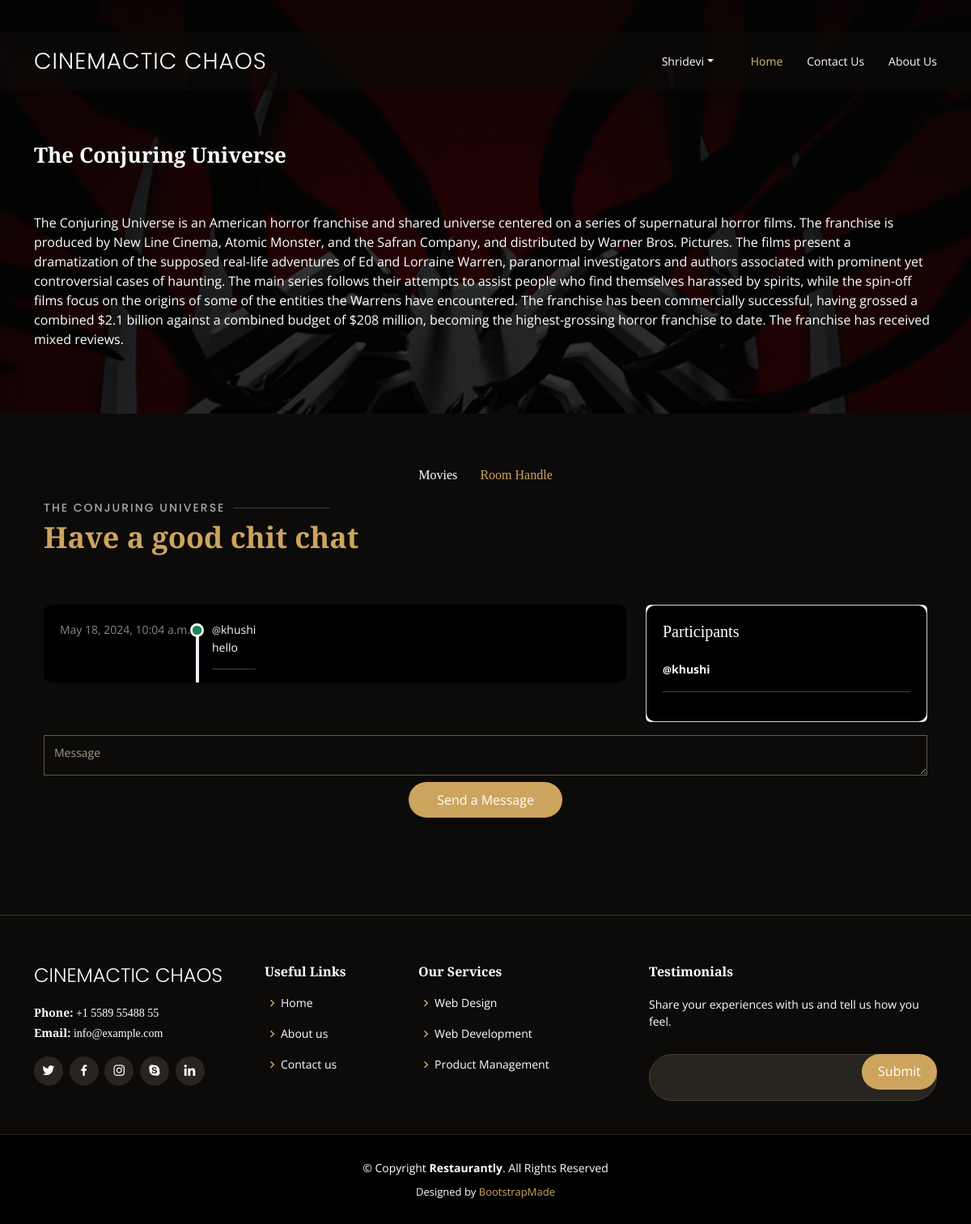
The app's page /chat-room/9/ (signed in) with its own data.
### base/models.py (models this page shows, shortened)
class Universe(models.Model):
    name = models.CharField(max_length=200)
    total_movies = models.PositiveIntegerField()
    description = models.TextField(null = True)
    genres = models.ManyToManyField('Genre',related_name='type')
    rating = models.PositiveIntegerField(validators=[MaxValueValidator(5)],null=True)
    image = models.ImageField(upload_to='universe/img',null=True)
    participants = models.ManyToManyField(User, related_name='participants', blank=True)

class Message(models.Model):
    user = models.ForeignKey(User, on_delete=models.CASCADE)
    room = models.ForeignKey(Universe, on_delete=models.CASCADE)
    body = models.TextField()
    updated = models.DateTimeField(auto_now=True)
    created = models.DateTimeField(auto_now_add=True)
    class Meta:
        ordering = ['-updated','-created']

### base/views.py (the view, shortened to what this page needs)
# urls.py: path('chat-room/<str:pk>/',views.chatroom,name="chat-room"),
@login_required(login_url='login')
def chatroom(request,pk):
    universe = Universe.objects.get(id=pk)
    room_messages = universe.message_set.all()
    participants = universe.participants.all()
    context = {'room_messages':room_messages,'universe':universe, 'participants':participants}
    return render(request,'base/chatroom.html',context)

### base/templates/base/chatroom.html (shortened to what this page needs)
{% extends 'main.html' %}
{% load static %}
{% block content %}
<section id="about" class="about">
    <div class="container" data-aos="fade-up">
        <div class="pt-5">
            <div class=" pt-5  order-2 order-lg-1 content">
                <h3>{{universe.name}}</h3>
                <div class="pt-5">
                    <p>
                        {{universe.description}}
                    </p>
                </div>
            </div>
        </div>
    </div>
</section>
<main id="main">
    <section id="menu" class="menu">
        <div class="container" data-aos="fade-up">
            <div class="row" data-aos="fade-up" data-aos-delay="100">
                <div class="col-lg-12 d-flex justify-content-center">
                    <ul id="menu-flters">
                        <a href="{% url 'movies' universe.id %}">
                            <li class="filter-starter">Movies</li>
                        </a>
                            <li class="filter-active">Room Handle</li>
                    </ul>
                </div>
            </div>
            <section id="book-a-table" class="book-a-table pt-2">
                <div class="container" data-aos="fade-up">
                    <div class="section-title">
                        <h2>{{universe.name}}</h2>
                        <p>Have a good chit chat</p>
                    </div>
                    <div class="row pt-3">
                        <div class="col-lg-8">
                            <div class="card-body-1 pb-0">
                                {% for message in room_messages %}
                                <div class="activity">
                                    <div class="activity-item d-flex">
                                        <div class="activite-label">{{message.created}}</div>
                                        <i class="bi bi-circle-fill activity-badge text-success align-self-start"></i>
                                        <div class="activity-content">
                                            <div>
                                                <a href="#" class="fw-dark text-light"><small>@</small>{{message.user}}</a>
                                            </div>
                                            {{message.body}}
                                            <hr />
                                        </div>
                                    </div>
                                </div>
                                {% endfor %}
                            </div>
                        </div>
                        <div class="col-lg-4">
                            <div class="card">
                                <div class="card-body-1">
                                    <h5 class="card-title pb-3">Participants</h5>
                                    {% for participant in participants %}
                                    <div class="activity">
                                        <div>
                                            <a href="#" class="fw-bold text-light"><small>@</small>{{participant}}</a>
                                            <hr>
                                        </div>
                                    </div>
                                    {% endfor %}
                                </div>
                            </div>
                        </div>
                        <form action="" method="post" role="form" class="php-email-form"
                            data-aos="fade-up" data-aos-delay="100">
                            <div class="row">
                                <div class="form-group mt-3">
                                    <textarea class="form-control" name="body" rows="5"
                                        placeholder="Message"></textarea>
                                </div>
                                <div class="text-center"><button type="submit">Send a Message</button></div>
                        </form>
                    </div>
            </section>
</main>
{% endblock %}

### templates/navbar.html (shortened to what this page needs)
{% load static %}
<header id="header" class="fixed-top d-flex align-items-center">
    <div class="container-fluid container-xl d-flex align-items-center justify-content-lg-between">
        <h1 class="logo me-auto me-lg-0"><a href="{% url 'home' %}">Cinemactic Chaos</a></h1>
        <nav id="navbar" class="navbar order-last order-lg-0">
            <ul>
                <li class="nav-item dropdown pe-3">
                    {% if request.user.is_authenticated %}
                    <a class="nav-link nav-profile d-flex align-items-center pe-0" href="#"
                        data-bs-toggle="dropdown">
                        <span class="d-none d-md-block dropdown-toggle ps-2">{{request.user.username}}</span>
                    </a>
                    {% endif %}
                </li>
                <li><a class="nav-link scrollto active" href="index copy.html">Home</a></li>
                <li><a class="nav-link scrollto" href="contact.html">Contact Us</a></li>
                <li><a class="nav-link scrollto" href="#contact">About Us</a></li>
            </ul>
        </nav>
    </div>
</header>

### static/css/style.css (style rules this page uses)
body { font-family: "Open Sans", sans-serif; background: #0c0b09; color: #fff; }
a { color: #cda45e; text-decoration: none; }
h1, h2, h3, h4, h5, h6 { font-family: "Playfair Display", serif; }
#header { background: rgba(12, 11, 9, 0.6); border-bottom: 1px solid rgba(12, 11, 9, 0.6); transition: all 0.5s; z-index: 997; padding: 15px 0; top: 40px; }
#header .logo { font-size: 28px; margin: 0; padding: 0; line-height: 1; font-weight: 300; letter-spacing: 1px; text-transform: uppercase; font-family: "Poppins", sans-serif; }
#header .logo a { color: #fff; }
.navbar { padding: 0; }
.navbar ul { margin: 0; padding: 0; display: flex; list-style: none; align-items: center; }
.navbar li { position: relative; }
.navbar a, .navbar a:focus { display: flex; align-items: center; justify-content: space-between; padding: 10px 0 10px 30px; color: #fff; white-space: nowrap; transition: 0.3s; font-size: 14px; }
.navbar a:hover, .navbar .active, .navbar .active:focus, .navbar li:hover>a { color: #d9ba85; }
section { padding: 60px 0; overflow: hidden; }
.section-title { padding-bottom: 40px; }
.section-title h2 { font-size: 14px; font-weight: 500; padding: 0; line-height: 1px; margin: 0 0 5px 0; letter-spacing: 2px; text-transform: uppercase; color: #aaaaaa; font-family: "Poppins", sans-serif; }
.section-title h2::after { content: ""; width: 120px; height: 1px; display: inline-block; background: rgba(255, 255, 255, 0.2); margin: 4px 10px; }
.section-title p { margin: 0; margin: 0; font-size: 36px; font-weight: 700; font-family: "Playfair Display", serif; color: #cda45e; }
.about { background: url("../img/hero-1.jpg") center center; background-size: cover; position: relative; padding: 80px 0; }
.about:before { content: ""; background: rgba(0, 0, 0, 0.8); position: absolute; bottom: 0; top: 0; left: 0; right: 0; }
.about .content { position: relative; }
.about .content h3 { font-weight: 600; font-size: 26px; }
.about .content p:last-child { margin-bottom: 0; }
@media (min-width: 1024px) { .about { background-attachment: fixed; } }
.menu #menu-flters { padding: 0; margin: 0 auto 0 auto; list-style: none; text-align: center; border-radius: 50px; }
.menu #menu-flters li { cursor: pointer; display: inline-block; padding: 8px 12px 10px 12px; font-size: 16px; font-weight: 500; line-height: 1; color: #fff; margin-bottom: 10px; transition: all ease-in-out 0.3s; border-radius: 50px; font-family: "Playfair Display", serif; }
.menu #menu-flters li:hover, .menu #menu-flters li.filter-active { color: #cda45e; }
.menu #menu-flters li:last-child { margin-right: 0; }
.book-a-table { width: 100%; }
.book-a-table .form-group { padding-bottom: 8px; }
.book-a-table input, .book-a-table textarea { border-radius: 0; box-shadow: none; font-size: 14px; background: #0c0b09; border-color: #625b4b; color: white; height: 50px; }
.book-a-table input::placeholder, .book-a-table textarea::placeholder { color: #a49b89; }
.book-a-table textarea { padding: 10px 12px; }
.book-a-table button[type=submit] { background: #cda45e; border: 0; padding: 10px 35px; color: #fff; transition: 0.4s; border-radius: 50px; }
.card-body-1 { padding: 20px; background-color: black; color: white; border-radius: 10px; }
.activity { font-size: 14px; color: white; }
.activity .activity-item .activite-label { color: #888; position: relative; flex-shrink: 0; flex-grow: 0; min-width: 64px; }
.activity .activity-item .activite-label::before { content: ""; position: absolute; right: -11px; width: 4px; top: 0; bottom: 0; background-color: #eceefe; }
.activity .activity-item .activity-badge { margin-top: 3px; z-index: 1; font-size: 11px; line-height: 0; border-radius: 50%; flex-shrink: 0; border: 3px solid #fff; flex-grow: 0; }
.activity .activity-item .activity-content { padding-left: 10px; padding-bottom: 20px; }
.activity .activity-item:first-child .activite-label::before { top: 5px; }
.activity .activity-item:last-child .activity-content { padding-bottom: 0; }
.form-group { padding-bottom: 8px; }
input, textarea { border-radius: 0; box-shadow: none; font-size: 14px; background: #0c0b09; border-color: #625b4b; color: white; height: 50px; }
input::placeholder, textarea::placeholder { color: #a49b89; }
textarea { padding: 10px 12px; }

### records on screen
Universe: name "The Conjuring Universe", description "The Conjuring Universe is an American horror franchise and shared universe centered on a series of supernatural horror films. The franchise is produced by New Line Cinema, Atomic Monster, and the Safran Company, and distributed by Warner Bros. Pictures. The films present a dramatization of the supposed real-life adventures of Ed and Lorraine Warren, paranormal investigators and authors associated with prominent yet controversial cases of haunting. The main series follows their attempts to assist people who find themselves harassed by spirits, while the spin-off films focus on the origins of some of the entities the Warrens have encountered. The franchise has been commercially successful,…", name "THE CONJURING UNIVERSE"
Message: created "May 18, 2024, 10:04 a.m.", user "khushi", body "hello"

### other values on screen
{{ request.user.username }} "Shridevi"
{{ participant }} "khushi"
